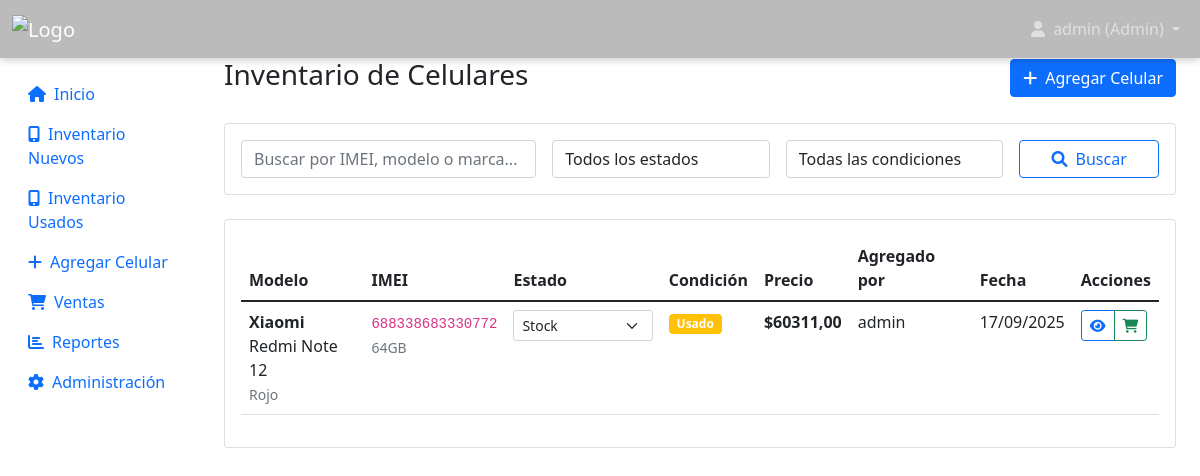
The page /inventario/usados/ (signed in) on the database as committed earlier.
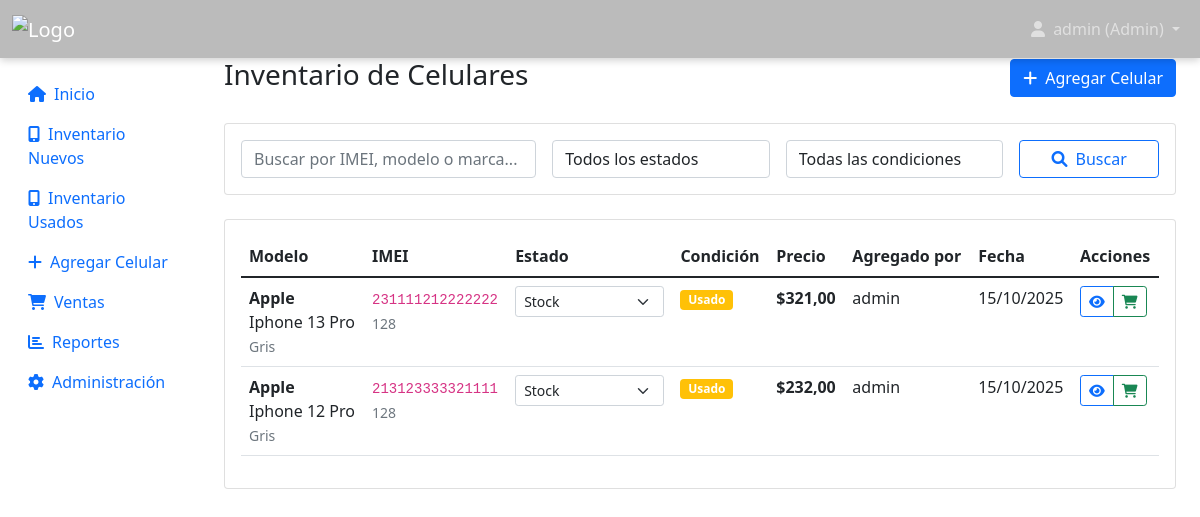
The same page on the database as committed later.
### inventory/models.py (models this page shows, shortened)
class CustomUser(AbstractUser):
    ROLE_CHOICES = [
        ('admin', 'Administrador'),
        ('employee', 'Empleado'),
    ]
    role = models.CharField(
        max_length=10,
        choices=ROLE_CHOICES,
        default='employee',
        verbose_name='Rol'
    )
    phone = models.CharField(
        max_length=20,
        blank=True,
        verbose_name='Teléfono'
    )
    created_at = models.DateTimeField(
        auto_now_add=True,
        verbose_name='Fecha de creación'
    )
    is_active_employee = models.BooleanField(
        default=True,
        verbose_name='Empleado activo'
    )
    class Meta:
        verbose_name = 'Usuario'
        verbose_name_plural = 'Usuarios'

class Phone(models.Model):
    internal_code = models.CharField(
        max_length=30,
        unique=True,
        blank=True,
        null=True,
        verbose_name='Código interno'
    )
    battery_percentage = models.PositiveIntegerField(
        default=100,
        verbose_name='Porcentaje de batería'
    )
    ACQUISITION_CHOICES = [
        ('mayorista', 'Compra mayorista'),
        ('parte_pago', 'Parte de pago'),
        ('', 'No aplica'),
    ]
    acquisition_type = models.CharField(
        max_length=20,
        choices=ACQUISITION_CHOICES,
        blank=True,
        default='',
        verbose_name='Tipo de adquisición'
    )
    acquired_from = models.ForeignKey(
        'Customer',
        on_delete=models.SET_NULL,
        null=True,
        blank=True,
        verbose_name='Cliente que entregó',
        help_text='Solo si fue parte de pago',
        related_name='phones_acquired'
    )
    """
    Modelo principal para los celulares en inventario
    """
    STATUS_CHOICES = [
        ('available', 'Stock'),          # antes Disponible
        ('reserved', 'Reservado'),
        ('sold', 'Vendido'),
        ('service', 'Servicio técnico'), # nuevo (reemplaza damaged como estado operativo)
        ('in_transit', 'En camino'),
        ('warehouse', 'Depósito'),       # nuevo: almacenado fuera de sala de ventas
    ]
    CONDITION_CHOICES = [
        ('new', 'Nuevo'),
        ('used', 'Usado'),
        ('refurbished', 'Reacondicionado'),
        ('trade_in', 'Parte de pago'),
    ]
    imei_validator = RegexValidator(
        regex=r'^\d{15}$',
        message='El IMEI debe tener exactamente 15 dígitos'
    )
    id = models.UUIDField(
        primary_key=True,
        default=uuid.uuid4,
        editable=False
    )
    model = models.ForeignKey(
        PhoneModel,
        on_delete=models.CASCADE,
        verbose_name='Modelo'
    )
    imei = models.CharField(
        max_length=15,
        unique=True,
        validators=[imei_validator],
        verbose_name='IMEI'
    )
    status = models.CharField(
        max_length=20,
        choices=STATUS_CHOICES,
        default='available',
        verbose_name='Estado'
    )
    condition = models.CharField(
        max_length=20,
        choices=CONDITION_CHOICES,
        default='new',
        verbose_name='Condición'
    )
    price = models.DecimalField(
        max_digits=10,
        decimal_places=2,
        verbose_name='Precio'
    )
    storage_capacity = models.CharField(
        max_length=10,
        blank=True,
        verbose_name='Capacidad de almacenamiento'
    )
    color = models.CharField(
        max_length=30,
        blank=True,
        verbose_name='Color'
    )
    notes = models.TextField(
        blank=True,
        verbose_name='Notas'
    )
    added_by = models.ForeignKey(
        CustomUser,
        on_delete=models.SET_NULL,
        null=True,
        related_name='phones_added',
        verbose_name='Agregado por'
    )
    created_at = models.DateTimeField(
        auto_now_add=True,
        verbose_name='Fecha de ingreso'
    )
    updated_at = models.DateTimeField(
        auto_now=True,
        verbose_name='Última modificación'
    )
    class Meta:
        verbose_name = 'Celular'
        verbose_name_plural = 'Celulares'
        ordering = ['-created_at']
    def can_be_sold(self):
        return self.status in ['available', 'reserved']

class PhoneModel(models.Model):
    brand = models.ForeignKey(
        Brand,
        on_delete=models.CASCADE,
        verbose_name='Marca'
    )
    name = models.CharField(
        max_length=100,
        verbose_name='Nombre del modelo'
    )
    is_active = models.BooleanField(
        default=True,
        verbose_name='Activo'
    )
    created_at = models.DateTimeField(
        auto_now_add=True,
        verbose_name='Fecha de creación'
    )
    class Meta:
        verbose_name = 'Modelo de celular'
        verbose_name_plural = 'Modelos de celulares'
        unique_together = ['brand', 'name']
        ordering = ['brand__name', 'name']

class Brand(models.Model):
    name = models.CharField(
        max_length=50,
        unique=True,
        verbose_name='Nombre'
    )
    is_active = models.BooleanField(
        default=True,
        verbose_name='Activa'
    )
    created_at = models.DateTimeField(
        auto_now_add=True,
        verbose_name='Fecha de creación'
    )
    class Meta:
        verbose_name = 'Marca'
        verbose_name_plural = 'Marcas'
        ordering = ['name']

### inventory/views.py (the view, shortened to what this page needs)
# urls.py: path('inventario/usados/', views.inventory_used_list, name='inventory_used_list'),
@login_required
def inventory_used_list(request):
    form = PhoneSearchForm(request.GET)
    phones = Phone.objects.select_related('model__brand', 'added_by').filter(condition='used').exclude(status='sold').order_by('-created_at')
    if form.is_valid():
        search = form.cleaned_data.get('search')
        status = form.cleaned_data.get('status')
        if status:
            phones = phones.filter(status=status)
    paginator = Paginator(phones, 20)
    page_number = request.GET.get('page')
    page_obj = paginator.get_page(page_number)
    context = {
        'form': form,
        'page_obj': page_obj,
        'phones': page_obj,
        'inventory_type': 'Usados',
    }
    return render(request, 'inventory/inventory_list.html', context)

### templates/inventory/inventory_list.html (shortened to what this page needs)
{% extends 'base.html' %}
{% load inventory_extras %}
{% block content %}
<div class="d-flex justify-content-between align-items-center mb-4">
    <h1 class="h3">Inventario de Celulares</h1>
    {% if user.role == 'admin' %}
        <a href="{% url 'add_phone' %}" class="btn btn-primary">
            <i class="fas fa-plus me-2"></i>Agregar Celular
        </a>
    {% endif %}
</div>
<div class="card mb-4">
    <div class="card-body">
        <form method="get" class="row g-3">
            <div class="col-md-4">
                {{ form.search }}
            </div>
            <div class="col-md-3">
                {{ form.status }}
            </div>
            <div class="col-md-3">
                {{ form.condition }}
            </div>
            <div class="col-md-2">
                <button type="submit" class="btn btn-outline-primary w-100">
                    <i class="fas fa-search me-2"></i>Buscar
                </button>
            </div>
        </form>
    </div>
</div>
<div class="card">
    <div class="card-body">
        {% if phones %}
            <div class="table-responsive">
                <table class="table table-hover">
                    <thead>
                        <tr>
                            <th>Modelo</th>
                            <th>IMEI</th>
                            <th>Estado</th>
                            <th>Condición</th>
                            <th>Precio</th>
                            <th>Agregado por</th>
                            <th>Fecha</th>
                            <th>Acciones</th>
                        </tr>
                    </thead>
                    <tbody>
                        {% for phone in phones %}
                            <tr>
                                <td>
                                    <strong>{{ phone.model.brand.name }}</strong><br>
                                    {{ phone.model.name }}
                                    {% if phone.color %}
                                        <br><small class="text-muted">{{ phone.color }}</small>
                                    {% endif %}
                                </td>
                                <td>
                                    <code>{{ phone.imei }}</code>
                                    {% if phone.storage_capacity %}
                                        <br><small class="text-muted">{{ phone.storage_capacity }}</small>
                                    {% endif %}
                                </td>
                                <td>
                                    {% if user.role == 'admin' %}
                                        <select class="form-select form-select-sm status-dropdown" data-phone-id="{{ phone.id }}">
                                            {% for value, label in phone.STATUS_CHOICES %}
                                                <option value="{{ value }}" {% if phone.status == value %}selected{% endif %}>{{ label }}</option>
                                            {% endfor %}
                                        </select>
                                    {% else %}
                                        {% phone_status_badge phone %}
                                    {% endif %}
                                </td>
                                <td>
                                    {% if phone.condition == 'new' %}
                                        <span class="badge bg-primary">{{ phone.get_condition_display }}</span>
                                    {% elif phone.condition == 'used' %}
                                        <span class="badge bg-warning">{{ phone.get_condition_display }}</span>
                                    {% else %}
                                        <span class="badge bg-secondary">{{ phone.get_condition_display }}</span>
                                    {% endif %}
                                </td>
                                <td><strong>${{ phone.price }}</strong></td>
                                <td>{{ phone.added_by.get_full_name|default:phone.added_by.username }}</td>
                                <td>{{ phone.created_at|date:"d/m/Y" }}</td>
                                <td>
                                    <div class="btn-group btn-group-sm">
                                        <a href="{% url 'phone_detail' phone.id %}" class="btn btn-outline-primary" title="Ver detalle">
                                            <i class="fas fa-eye"></i>
                                        </a>
                                        {% if phone.can_be_sold %}
                                            <a href="{% url 'add_sale' phone.id %}" class="btn btn-outline-success" title="Vender">
                                                <i class="fas fa-shopping-cart"></i>
                                            </a>
                                        {% endif %}
                                    </div>
                                </td>
                            </tr>
                        {% endfor %}
                    </tbody>
                </table>
            </div>
        {% endif %}
    </div>
</div>
{% endblock %}

### templates/base.html (shortened to what this page needs)
<!DOCTYPE html>
{% load static %}
<html lang="es">
<head>
    <link href="https://cdn.jsdelivr.net/npm/bootstrap@5.1.3/dist/css/bootstrap.min.css" rel="stylesheet">
    <link href="https://cdnjs.cloudflare.com/ajax/libs/font-awesome/6.0.0/css/all.min.css" rel="stylesheet">
</head>
<body>
    <nav class="navbar navbar-expand-lg navbar-dark ">
        <div class="container-fluid">
            <a class="navbar-brand" href="{% url 'home' %}">
                <img src="https://acdn-us.mitiendanube.com/stores/002/539/038/themes/common/logo-1341894934-1726837379-e23a0b1e53bf6839560f660e9b32195b1726837379-480-0.webp" alt="Logo" style="height:40px;vertical-align:middle;">
            </a>
            {% if user.is_authenticated %}
                <div class="navbar-nav ms-auto">
                    <div class="nav-item dropdown">
                        <a class="nav-link dropdown-toggle" href="#" role="button" data-bs-toggle="dropdown">
                            <i class="fas fa-user me-1"></i>
                            {{ user_full_name }} ({{ user_role|title }})
                        </a>
                    </div>
                </div>
            {% endif %}
        </div>
    </nav>
    <div class="container-fluid">
        <div class="row">
            {% if user.is_authenticated %}
                <nav class="col-md-3 col-lg-2 d-md-block sidebar collapse">
                    <div class="position-sticky pt-3">
                        <ul class="nav flex-column">
                            {% if user.role != 'employee' %}
                                <li class="nav-item">
                                    <a class="nav-link" href="{% url 'home' %}">
                                        <i class="fas fa-home me-2"></i>Inicio
                                    </a>
                                </li>
                            {% endif %}
                            <li class="nav-item">
                                <a class="nav-link" href="{% url 'inventory_new_list' %}">
                                    <i class="fas fa-mobile-alt me-2"></i>Inventario Nuevos
                                </a>
                            </li>
                            <li class="nav-item">
                                <a class="nav-link" href="{% url 'inventory_used_list' %}">
                                    <i class="fas fa-mobile-alt me-2"></i>Inventario Usados
                                </a>
                            </li>
                            {% if user.role != 'employee' %}
                                <li class="nav-item">
                                    <a class="nav-link" href="{% url 'add_phone' %}">
                                        <i class="fas fa-plus me-2"></i>Agregar Celular
                                    </a>
                                </li>
                                <li class="nav-item">
                                    <a class="nav-link" href="{% url 'sales_list' %}">
                                        <i class="fas fa-shopping-cart me-2"></i>Ventas
                                    </a>
                                </li>
                            {% endif %}
                            {% if user.is_staff %}
                                <li class="nav-item">
                                    <a class="nav-link" href="{% url 'reports' %}">
                                        <i class="fas fa-chart-bar me-2"></i>Reportes
                                    </a>
                                </li>
                                <li class="nav-item">
                                    <a class="nav-link" href="/admin/">
                                        <i class="fas fa-cog me-2"></i>Administración
                                    </a>
                                </li>
                            {% endif %}
                        </ul>
                    </div>
                </nav>
                <main class="col-md-9 ms-sm-auto col-lg-10 px-md-4 main-content">
            {% else %}
                <main class="col-12 main-content">
            {% endif %}
                {% block content %}
                {% endblock %}
            </main>
        </div>
    </div>
</body>
</html>

Rows that differ between the two databases and show on the page:
removed Phone: model.brand.name "Xiaomi", model.name "Redmi Note 12", color "Rojo", imei "688338683330772", storage_capacity "64GB", status+id "Stock", condition "Usado", price "60311,00", added_by.get_full_name "admin", created_at "17/09/2025"
added Phone: model.brand.name "Apple", model.name "Iphone 13 Pro", color "Gris", imei "231111212222222", storage_capacity "128", status+id "Stock", condition "Usado", price "321,00", added_by.get_full_name "admin", created_at "15/10/2025"
added Phone: model.brand.name "Apple", model.name "Iphone 12 Pro", color "Gris", imei "213123333321111", storage_capacity "128", status+id "Stock", condition "Usado", price "232,00", added_by.get_full_name "admin", created_at "15/10/2025"
